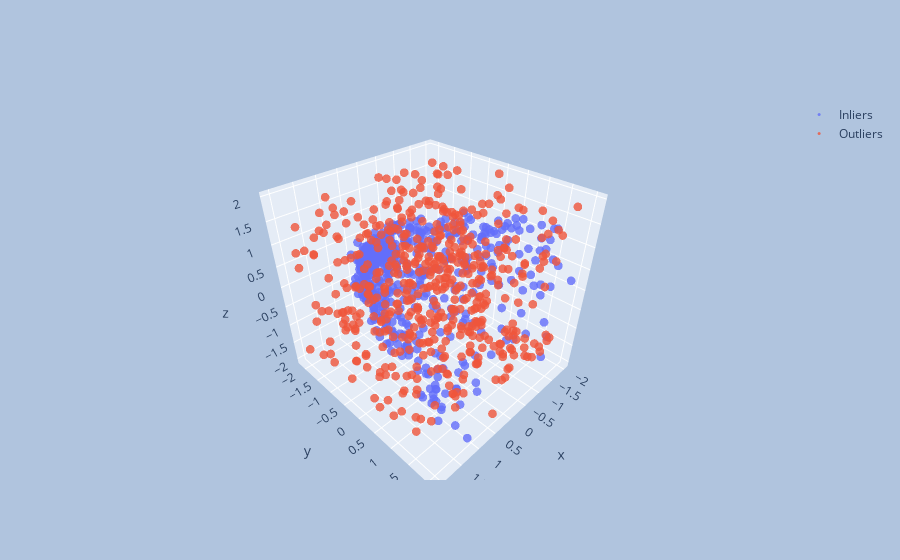

The notebook cell this image was saved under:
### Markdown cell above
# NOTE: Using more than 195 models, Voronoi tesselation does not work

### Code cell
ds, gt = create_paraboloide(num_points=1000, of=0.5)
plot3d(ds, gt)

### Figure 1 — Plotly figure (JSON) as saved in the notebook; plotly's stock layout.template omitted (floating-point values rounded to 4 significant figures; data arrays with more than 128 entries replaced by an {"elided": "..."} marker saying what was removed)
{"data": [{"marker": {"opacity": 0.8, "size": 3}, "mode": "markers", "name": "Inliers", "type": "scatter3d", "x": {"elided": "500 float values"}, "y": {"elided": "500 float values"}, "z": {"elided": "500 float values"}}, {"marker": {"opacity": 0.8, "size": 3}, "mode": "markers", "name": "Outliers", "type": "scatter3d", "x": {"elided": "500 float values"}, "y": {"elided": "500 float values"}, "z": {"elided": "500 float values"}}], "layout": {"autosize": false, "paper_bgcolor": "LightSteelBlue", "showlegend": true}}
